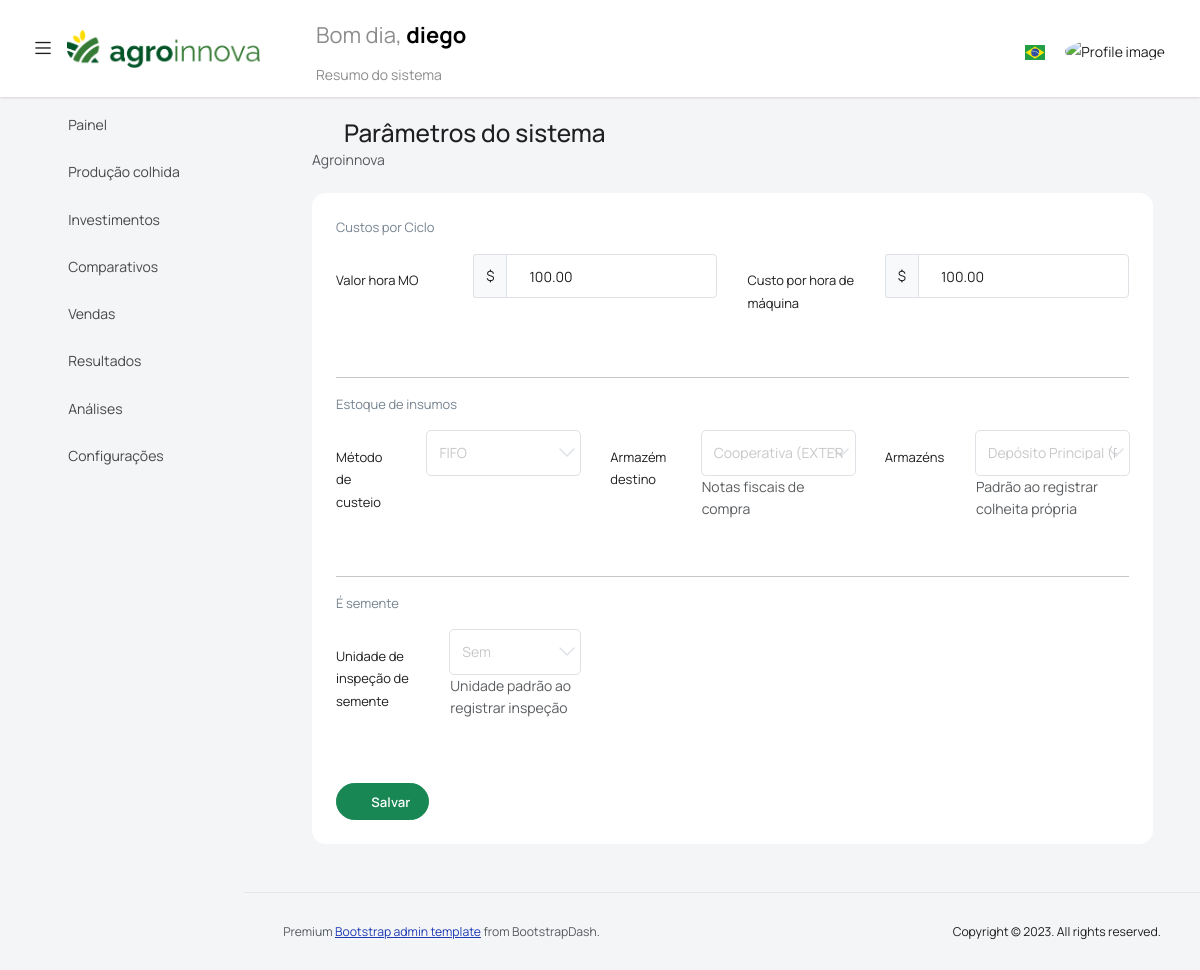
The app's page /configuracion/ (signed in) with its own data.
### agro/models.py (models this page shows, shortened)
class Empresa(models.Model):
    class Meta:
        pass
    nombre = models.CharField(max_length=100)
    razon_social = models.CharField(max_length=100)
    cuit = models.CharField(max_length=50)
    status = models.CharField(max_length=1, choices=[('O', 'Ok'), ('B', 'Baja'), ('S', 'Suspendido'), ], default='O')
    add_date = models.DateTimeField(default=timezone.now)
    moneda = models.ForeignKey(Moneda, on_delete=models.CASCADE)
    unidad_default = models.ForeignKey("Unidad", on_delete=models.PROTECT, related_name="empresas", null=True, blank=True)
    lista_precio = models.ForeignKey(Lista_de_precios, on_delete=models.CASCADE, related_name="lista_de_precios", null=True, blank=True)
    valor_mobra = models.DecimalField(max_digits=18, decimal_places=2, default=0, verbose_name=_("Costo MO"))
    valor_maquina = models.DecimalField(max_digits=18, decimal_places=2, default=0, verbose_name=_("Costo Maquina"))
    calculo_costo = models.CharField(max_length=1, choices=[('F', 'FIFO'), ('L', 'LIFO'),('P','PONDERADO') ], default='F', verbose_name=_("Cálculo de costo"))
    deposito_insumos_default = models.ForeignKey('gestion_agro.Deposito', on_delete=models.SET_NULL, null=True, blank=True, related_name="empresas_insumos_default")
    deposito_producto_final_default = models.ForeignKey('gestion_agro.Deposito', on_delete=models.SET_NULL, null=True, blank=True, related_name="empresas_producto_final_default")
    pct_prima_semilla = models.DecimalField(max_digits=5, decimal_places=2, default=0, verbose_name=_("% Prima semilla"), help_text=_("Porcentaje adicional sobre precio de consumo para grano certificado como semilla"))
    unidad_inspeccion_semilla = models.ForeignKey("Unidad", on_delete=models.CASCADE, null=True, blank=True, related_name="empresas_inspeccion_semilla", verbose_name=_("Unidad inspección semilla"),
        help_text=_("Unidad por defecto para cantidad aprobada en inspección (ej: semillas)"),
    )

### agro/views.py (the view)
# urls.py: path('configuracion/', vista_configuracion, name='vista_configuracion'),
@login_required
def vista_configuracion(request):
    empresa = request.user.profile.empresa
    if request.method == "POST":
        form = ConfiguracionEmpresaForm(empresa, request.POST, instance=empresa)
        if form.is_valid():
            form.save()
            messages.success(request, _("Configuración guardada correctamente"))
            return redirect("vista_configuracion")
        else:
            messages.error(request, _("Corrija los errores del formulario"))
    else:
        form = ConfiguracionEmpresaForm(empresa, instance=empresa)
    return render(request, "configuracion.html", {"form": form, "empresa": empresa})

### agro/models.py (called while the page is built)
    def __str__(self):
        return self.abreviatura

### gestion_agro/models.py (called while the page is built)
    def __str__(self):
        return f"{self.nombre} ({self.tipo})"

### templates/configuracion.html (shortened to what this page needs)
{% extends 'base.html' %}
{% load static %}
{% load i18n %}
{% block content %}
<div class="container-fluid">
  <div class="upload-card">
    <div class="upload-header d-flex align-items-start justify-content-between gap-3 mb-4">
      <div>
        <h3 class="mb-1">
          <i class="mdi mdi-cog-outline icon-agro me-2"></i>
          {% translate "Parámetros del sistema" %}
        </h3>
        <div class="small text-muted">{{ empresa.nombre }}</div>
      </div>
    </div>
    <div class="col-lg-12 grid-margin stretch-card">
      <div class="card">
        <div class="card-body">
          <form method="POST">
            <p class="card-description">{% translate "Costos operativos" %}</p>
            <div class="row">
              <div class="col-md-6">
                <div class="form-group row">
                  <label class="col-sm-4 col-form-label">
                    {% translate "Valor hora MO" %}
                  </label>
                  <div class="col-sm-8">
                    <div class="input-group">
                      <span class="input-group-text">$</span>
                      {{ form.valor_mobra }}
                    </div>
                  </div>
                </div>
              </div>
              <div class="col-md-6">
                <div class="form-group row">
                  <label class="col-sm-4 col-form-label">
                    {% translate "Valor hora máquina" %}
                  </label>
                  <div class="col-sm-8">
                    <div class="input-group">
                      <span class="input-group-text">$</span>
                      {{ form.valor_maquina }}
                    </div>
                  </div>
                </div>
              </div>
            </div>
            <hr class="my-3">
            <p class="card-description">{% translate "Stock e inventario" %}</p>
            <div class="row">
              <div class="col-md-4">
                <div class="form-group row">
                  <label class="col-sm-4 col-form-label">{% translate "Cálculo costo" %}</label>
                  <div class="col-sm-8">
                    {{ form.calculo_costo }}
                  </div>
                </div>
              </div>
              <div class="col-md-4">
                <div class="form-group row">
                  <label class="col-sm-4 col-form-label">{% translate "Depósito insumos" %}</label>
                  <div class="col-sm-8">
                    {{ form.deposito_insumos_default }}
                    <small class="text-muted">{% translate "Default al cargar facturas de compra" %}</small>
                  </div>
                </div>
              </div>
              <div class="col-md-4">
                <div class="form-group row">
                  <label class="col-sm-4 col-form-label">{% translate "Depósito cosecha" %}</label>
                  <div class="col-sm-8">
                    {{ form.deposito_producto_final_default }}
                    <small class="text-muted">{% translate "Default al registrar cosecha propia" %}</small>
                  </div>
                </div>
              </div>
            </div>
            <hr class="my-3">
            <p class="card-description">{% translate "Semilla" %}</p>
            <div class="row">
              <div class="col-md-4">
                <div class="form-group row">
                  <label class="col-sm-5 col-form-label">{% translate "Unidad inspección semilla" %}</label>
                  <div class="col-sm-7">
                    {{ form.unidad_inspeccion_semilla }}
                    <small class="text-muted">{% translate "Unidad por defecto al registrar inspección" %}</small>
                  </div>
                </div>
              </div>
            </div>
            <div class="mt-4">
              <button type="submit" class="btn btn-success">
                <i class="mdi mdi-content-save me-1"></i>{% translate "Guardar" %}
              </button>
            </div>
          </form>
        </div>
      </div>
    </div>
  </div>
</div>
{% endblock %}

### templates/base.html (shortened to what this page needs)
{% load static %}
{% load i18n %}
<!DOCTYPE html>
<html lang="en">
  <head>
    <link rel="stylesheet" href="{% static 'vendors/feather/feather.css' %}">
    <link rel="stylesheet" href="{% static 'vendors/mdi/css/materialdesignicons.min.css' %}">
    <link rel="stylesheet" href="{% static 'vendors/ti-icons/css/themify-icons.css' %}">
    <link rel="stylesheet" href="{% static 'vendors/font-awesome/css/font-awesome.min.css' %}">
    <link rel="stylesheet" href="{% static 'vendors/typicons/typicons.css' %}">
    <link rel="stylesheet" href="{% static 'vendors/simple-line-icons/css/simple-line-icons.css' %}">
    <link rel="stylesheet" href="{% static 'vendors/css/vendor.bundle.base.css' %}">
    <link rel="stylesheet" href="{% static 'vendors/bootstrap-datepicker/bootstrap-datepicker.min.css' %}">
    <link rel="stylesheet" href="{% static 'vendors/flag-icon-css/css/flag-icon.min.css' %}">
    <link rel="stylesheet" href="{% static 'css/style.css' %}">
</head>
  <body class="with-welcome-text">
    <div class="container-scroller">
      <nav class="navbar default-layout col-lg-12 col-12 p-0 fixed-top d-flex align-items-center flex-row bg-white">
        <div class="text-center navbar-brand-wrapper d-flex align-items-center justify-content-start">
          <div class="me-3">
            <button class="navbar-toggler navbar-toggler align-self-center" type="button" data-bs-toggle="minimize">
              <span class="icon-menu"></span>
            </button>
          </div>
          <div>
            <a class="navbar-brand brand-logo" href="{% url 'index' %}">
              <img src="{% static 'images/agroinnova.png' %}" alt="logo" />
            </a>
          </div>
        </div>
        <div class="navbar-menu-wrapper d-flex align-items-center justify-content-between w-75">
          <ul class="navbar-nav">
            <li class="nav-item fw-semibold d-none d-lg-block ms-0">
              <h1 class="welcome-text">
                {% translate "Buen día," %}
                <span class="text-black fw-bold">{{ request.user.username }}</span>
              </h1>
              <h3 class="welcome-sub-text">{% translate "Resumen del sistema" %}</h3>
            </li>
          </ul>
          <ul class="navbar-nav ms-auto">
            <li class="nav-item dropdown">
              <a class="nav-link count-indicator" href="#" id="languageDropdown" data-bs-toggle="dropdown" aria-expanded="false">
                {% get_current_language as LANGUAGE_CODE %}
                {% if LANGUAGE_CODE == "es" %}
                  <img src="{% static 'vendors/flags/ar.svg' %}" style="width:20px;height:auto;">
                {% elif LANGUAGE_CODE == "pt" %}
                  <img src="{% static 'vendors/flags/br.svg' %}" style="width:20px;height:auto;">
                {% endif %}
              </a>
                {% get_available_languages as LANGUAGES %}
                {% get_language_info_list for LANGUAGES as languages %}
            </li>
            <li class="nav-item dropdown d-none d-lg-block user-dropdown">
              <a class="nav-link" id="UserDropdown" href="#" data-bs-toggle="dropdown" aria-expanded="false">
                <img class="img-xs rounded-circle" src="{% static 'images/faces/face8.jpg' %}" alt="Profile image">
              </a>
            </li>
          </ul>
        </div>
      </nav>
      <div class="container-fluid page-body-wrapper">
        {% block sidebar %}<nav class="sidebar sidebar-offcanvas" id="sidebar">{% endblock %}
          <ul class="nav">
            <li class="nav-item">
              <a class="nav-link" href="{% url 'index' %}">
                <i class="mdi mdi-grid-large menu-icon"></i>
                <span class="menu-title">{% translate "Dashboard" %}</span>
              </a>
            </li>
            <li class="nav-item">
              <a class="nav-link" data-bs-toggle="collapse" href="#produccion" aria-expanded="false" aria-controls="produccion">
                <i class="menu-icon mdi mdi-sprout"></i>
                <span class="menu-title">{% translate "Producción" %}</span>
                <i class="menu-arrow"></i>
              </a>
            </li>
            <li class="nav-item">
              <a class="nav-link" data-bs-toggle="collapse" href="#inventario" aria-expanded="false" aria-controls="inventario">
                <i class="menu-icon mdi mdi-warehouse"></i>
                <span class="menu-title">{% translate "Inventario" %}</span>
                <i class="menu-arrow"></i>
              </a>
            </li>
            <li class="nav-item">
              <a class="nav-link" data-bs-toggle="collapse" href="#compras" aria-expanded="false" aria-controls="compras">
                <i class="menu-icon mdi mdi-package-variant-closed"></i>
                <span class="menu-title">{% translate "Compras" %}</span>
                <i class="menu-arrow"></i>
              </a>
            </li>
            <li class="nav-item">
              <a class="nav-link" data-bs-toggle="collapse" href="#ventas" aria-expanded="false" aria-controls="ventas">
                <i class="menu-icon mdi mdi-cart-outline"></i>
                <span class="menu-title">{% translate "Ventas" %}</span>
                <i class="menu-arrow"></i>
              </a>
            </li>
            <li class="nav-item">
              <a class="nav-link" data-bs-toggle="collapse" href="#resultados" aria-expanded="false" aria-controls="resultados">
                <i class="menu-icon mdi mdi-chart-line"></i>
                <span class="menu-title">{% translate "Resultados" %}</span>
                <i class="menu-arrow"></i>
              </a>
            </li>
            <li class="nav-item">
              <a class="nav-link" data-bs-toggle="collapse" href="#analisis" aria-expanded="false" aria-controls="analisis">
                <i class="menu-icon mdi mdi-map"></i>
                <span class="menu-title">{% translate "Análisis" %}</span>
                <i class="menu-arrow"></i>
              </a>
            </li>
            <li class="nav-item">
              <a class="nav-link" data-bs-toggle="collapse" href="#configuracion" aria-expanded="false" aria-controls="configuracion">
                <i class="menu-icon mdi mdi-cog"></i>
                <span class="menu-title">{% translate "Configuración" %}</span>
                <i class="menu-arrow"></i>
              </a>
            </li>
          </ul>
        </nav>{% block sidebar_end %}{% endblock %}
        <div class="main-panel">
          <div class="content-wrapper">
            {% block content %}
            {% endblock %}
          </div>
          <footer class="footer">
            <div class="d-sm-flex justify-content-center justify-content-sm-between">
              <span class="text-muted text-center text-sm-left d-block d-sm-inline-block">
                Premium <a href="https://www.bootstrapdash.com/" target="_blank">Bootstrap admin template</a> from BootstrapDash.
              </span>
              <span class="float-none float-sm-end d-block mt-1 mt-sm-0 text-center">
                Copyright © 2023. All rights reserved.
              </span>
            </div>
          </footer>
        </div>
      </div>
    </div>
  </body>
</html>

### templates/base.html (style rules this page uses)
.btn { border-radius: 2rem !important; font-weight: 600 !important; font-size: .82rem !important; padding: .55rem 1.1rem !important; letter-spacing: .01em; transition: all .15s ease !important; }
.btn-success { background: #198754 !important; border-color: #198754 !important; color: #fff !important; }
.navbar.default-layout { display: flex; align-items: center; }
.navbar.default-layout .navbar-menu-wrapper { display: flex !important; align-items: center !important; flex: 1 1 auto !important; }
.navbar.default-layout .navbar-menu-wrapper .navbar-nav:first-child { display: flex; align-items: center; margin: 0; }
@media (min-width: 992px) { .sidebar.sidebar-offcanvas { position: fixed; top: 100px; left: 0; width: 244px; height: calc(100vh - 70px); overflow-y: auto; z-index: 1020; } }
@media (min-width: 992px) { .main-panel { margin-left: 244px; width: calc(100% - 244px); } }
@media (min-width: 992px) { .page-body-wrapper { position: relative; } }

### records on screen
Empresa: nombre "Agroinnova", valor_mobra "100.00", valor_maquina "100.00", calculo_costo "FIFO", deposito_insumos_default "Cooperativa (EXTERNO)", deposito_producto_final_default "Depósito Principal (PROPIO)", unidad_inspeccion_semilla "Sem"

### other values on screen
{{ request.user.username }} "diego"
